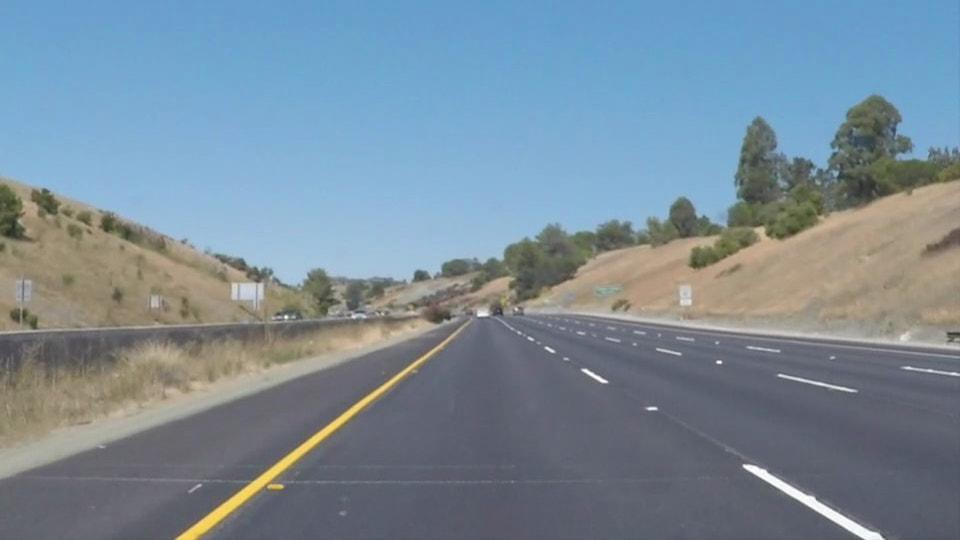
//> input picture Lab 3/ELEC474-Lab3/road_1.jpeg, 960 x 540 px
$ ./ELEC_474_Lab_3   (built with g++ and OpenCV 4)
//> lines starting //> are read from the running program, lines starting //| are printed output that depends on the picture; after the words box and inside, x2 and y2 are one past the last pixel; in counts of white or black regions, pixels touching at a corner belong together
// ELEC-474 OpenCV Hello World.cpp
// ELEC 474 Lab 3 Code
// Author: Tom Sung

// The following code is what I found online that contains the entirety of RANSAC.
// https://stackoverflow.com/questions/21020496/opencv-ransac-fitting-line

// C++ Standard Libraries
#include <iostream>

// OpenCV Imports
#include <opencv2/core/core.hpp> // OpenCV Core Functionality
#include <opencv2/highgui/highgui.hpp> // High-Level Graphical User Interface
#include <opencv2/opencv.hpp>
#include <list>
#include <math.h>

// Using OpneCV namespace
using namespace cv;
using namespace std;


// C++ Function Declaration
void lab(String file);
Mat loadImage(String img);
Mat cannyImg(Mat img);
void ransac(Mat img, Mat colourImg);
void circles(String img, int select);

// Global Variable Declaration
int thresh1 = 150;
int thresh2 = 400;


// Main Function
int main()
{

	lab("road_1.jpeg");
	lab("road_2.jpeg");
	thresh1 = 300;
	thresh2 = 400;
	lab("road_3.jpeg");
	lab("road_4.jpeg");

	//circles("Planets.jpg", 1);
	//circles("Planets.jpg", 2);

	// Terminate the program
	return 0;
}

void lab(String file)
{
	Mat img = loadImage(file);
	Mat colourImg = imread(file);
	Mat cannyEdgeMap = cannyImg(img);
	ransac(cannyEdgeMap, colourImg);
}

Mat loadImage(String img)
{
//> called with img = "road_1.jpeg"
    Mat colourImg = imread(img);
//> colourImg is the input picture: 540 rows x 960 cols, CV_8UC3; mean B, G, R 153.1, 139.3, 121.3
    Mat grayscaleImg;
    cvtColor(colourImg,grayscaleImg,COLOR_RGB2GRAY);
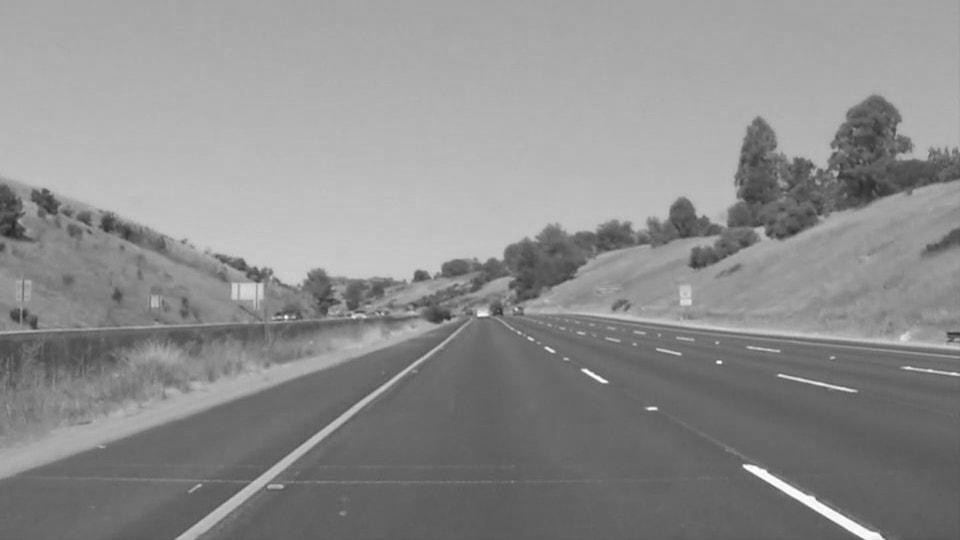
//> grayscaleImg: 540 rows x 960 cols, CV_8UC1; min 35, max 255, mean 141.3
    /*namedWindow("Grayscale",WINDOW_AUTOSIZE);
    imshow("Grayscale",grayscaleImg);
    waitKey();*/
    return grayscaleImg;
}

Mat cannyImg(Mat img)
{
    Mat canny_output;
    Canny(img, canny_output, thresh1, thresh2);
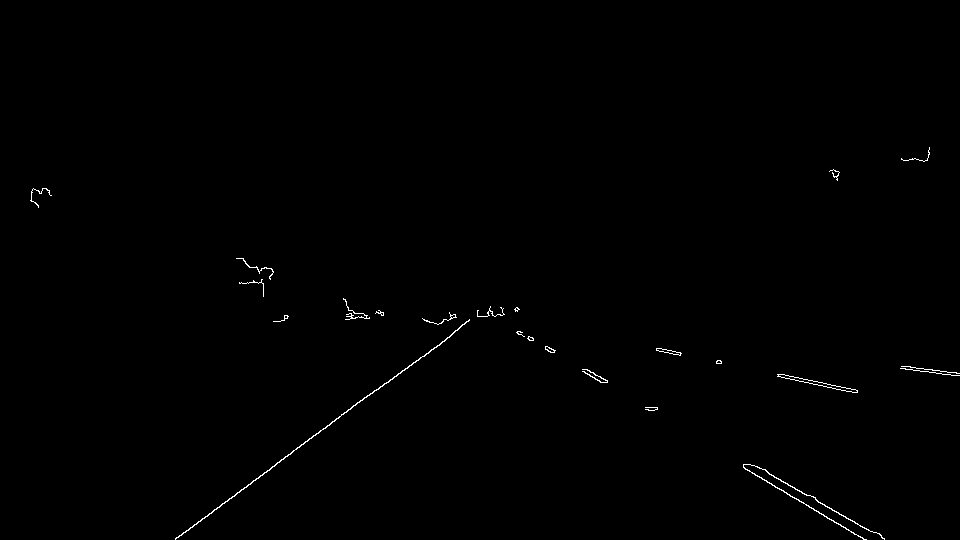
//> canny_output: 540 rows x 960 cols, CV_8UC1; 0.38% white in thin lines or dots, all inside (x1, y1, x2, y2) = (30, 147, 960, 540)
    namedWindow("Canny", WINDOW_AUTOSIZE);
    imshow("Canny", canny_output);
    waitKey();
    return canny_output;
}

void DrawLine(Mat img, Point p1, Point p2)
{
    int thickness = 2;
    int lineType = 8;
    line(img,
        p1,
        p2,
		255,
        //Scalar(255, 255, 255),
        thickness,
        lineType);
}

// [4 lines of commented-out code are left out]

void ransac(Mat img, Mat colourImg)
{
    int n = 2;
    int k = 5000;
    float t = 0.65;
    int d = 120;


	t = 1;
	d = 110;
	k = 10000;

    Mat ransacLines = Mat::zeros(img.size(), CV_8UC3);

	//vector<vector<Point> > contours;
	//vector<Vec4i> hierarchy;

    //Create list of points
    vector<Point> listOfPoints;
    //vector<Line> lineCandidates;
    RNG rng((uint64)-1);

    for (int r = 0; r < img.rows; r++)
    {
        for (int c = 0; c < img.cols; c++)
        {
            if (img.at<unsigned char>(r, c) == 255)
            {
                listOfPoints.push_back(Point(c, r));
            }
        }
    }
//> after the loop, listOfPoints = 1961 Points (x, y), first 12: [929, 147], [929, 148], [929, 149], [928, 150], [928, 151], [928, 152], [929, 152], [929, 153], [928, 154], [929, 154], [928, 155], [928, 156]

    for (int i = 0; i < k; i++)
    {
        int inliers = 0;

        //Choose n points randomly
        int idx1 = (int)rng.uniform(0, (int)listOfPoints.size());
        int idx2 = (int)rng.uniform(0, (int)listOfPoints.size());
        Point p1 = listOfPoints[idx1];
        Point p2 = listOfPoints[idx2];

        //Fit line to these points
        if (norm(p1-p2) < t)
        {
            continue;
        }

        float a = static_cast<float>(p2.y - p1.y);
        float b = static_cast<float>(p1.x - p2.x);
        float c = static_cast<float>(p2.x * p1.y - p1.x * p2.y);
        //normalize them
        float scale = 1.f / sqrt(a * a + b * b);
        a *= scale;
        b *= scale;
        c *= scale;

        //For all points
        for (int j = 0; j < listOfPoints.size(); j++)
        {
            Point point = listOfPoints[j];
            float distance = abs(a * point.x + b * point.y + c);
            if (distance < t)
            {
                inliers++;
            }
        }

        //If d or more points close to the line, is a good fit - is d minimum to be a good fit or is d the last best?
        if (inliers >= d)
        {
            // [11 lines of commented-out code are left out]

			DrawLine(colourImg, p2, p1);
        }
    }
//> this loop made 10000 passes
//> (p1, p2, a, b, c, scale, inliers) on passes 1 to 10: (Point(517, 308), Point(552, 349), 0.761, -0.649, -193.2, 0.0186, 16), (Point(552, 349), Point(844, 527), 0.521, -0.854, 10.68, 0.00292, 190), (Point(838, 523), Point(330, 424), -0.191, 0.982, -353, 0.00193, 21), (Point(757, 475), Point(439, 344), -0.381, 0.925, -150.9, 0.00291, 66), (Point(645, 407), Point(445, 339), -0.322, 0.947, -177.7, 0.00473, 18), (Point(855, 392), Point(380, 387), -0.0105, 1, -383, 0.00211, 15), (Point(782, 374), Point(529, 340), -0.133, 0.991, -266.5, 0.00392, 51), (Point(47, 190), Point(222, 503), 0.873, -0.488, 51.7, 0.00279, 14), (Point(259, 282), Point(950, 372), 0.129, -0.992, 246.2, 0.00144, 91), (Point(292, 451), Point(811, 508), 0.109, -0.994, 416.4, 0.00192, 17)
//> pass 2, in ransac, `DrawLine(colourImg, p2, p1);`:
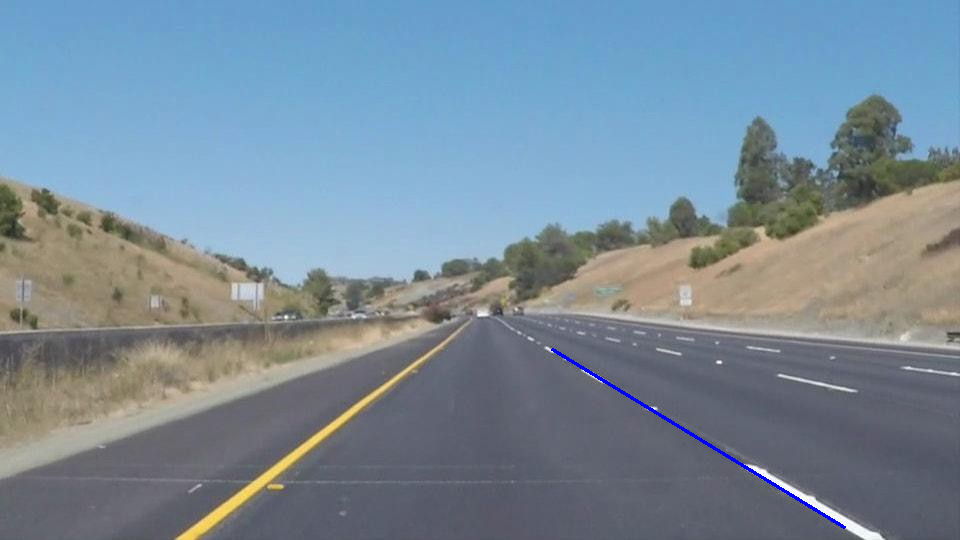
//> colourImg: 540 rows x 960 cols, CV_8UC3; 0.22% of pixels changed, all inside (x1, y1, x2, y2) = (551, 348, 846, 529)
//> after the loop:
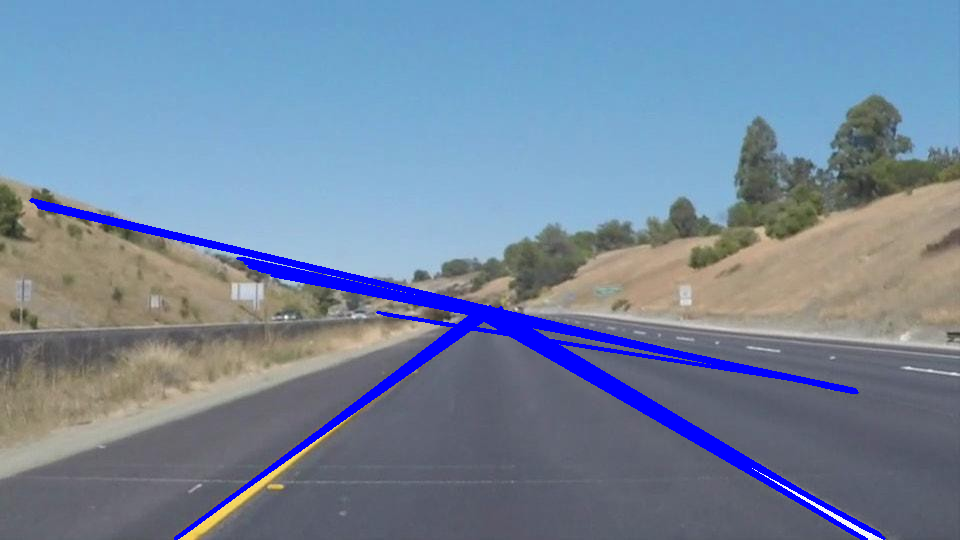
//> colourImg: 540 rows x 960 cols, CV_8UC3; 3.62% of pixels changed, all inside (x1, y1, x2, y2) = (29, 198, 886, 540)
//> road_2.jpeg cannot be read in this run, so this picture is empty
//> (the run ends here: the program stops with an error, at `cvtColor(colourImg,grayscaleImg,COLOR_RGB2GRAY);`)
